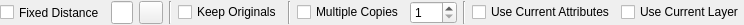
<?xml version="1.0" encoding="UTF-8"?>
<ui version="4.0">
 <class>Ui_ModifyOffsetOptions</class>
 <widget class="QWidget" name="Ui_ModifyOffsetOptions">
  <property name="geometry">
   <rect>
    <x>0</x>
    <y>0</y>
    <width>728</width>
    <height>24</height>
   </rect>
  </property>
  <property name="sizePolicy">
   <sizepolicy hsizetype="Maximum" vsizetype="Preferred">
    <horstretch>0</horstretch>
    <verstretch>0</verstretch>
   </sizepolicy>
  </property>
  <property name="minimumSize">
   <size>
    <width>0</width>
    <height>0</height>
   </size>
  </property>
  <property name="maximumSize">
   <size>
    <width>16777215</width>
    <height>16777215</height>
   </size>
  </property>
  <property name="windowTitle">
   <string>Modify Offset Options</string>
  </property>
  <layout class="QGridLayout" name="gridLayout">
   <property name="leftMargin">
    <number>0</number>
   </property>
   <property name="topMargin">
    <number>1</number>
   </property>
   <property name="rightMargin">
    <number>0</number>
   </property>
   <property name="bottomMargin">
    <number>1</number>
   </property>
   <item row="0" column="11">
    <spacer name="horizontalSpacer">
     <property name="orientation">
      <enum>Qt::Horizontal</enum>
     </property>
     <property name="sizeHint" stdset="0">
      <size>
       <width>0</width>
       <height>20</height>
      </size>
     </property>
    </spacer>
   </item>
   <item row="0" column="7">
    <widget class="QSpinBox" name="sbNumberOfCopies">
     <property name="toolTip">
      <string>Number of copies.</string>
     </property>
     <property name="minimum">
      <number>1</number>
     </property>
     <property name="maximum">
      <number>100</number>
     </property>
    </widget>
   </item>
   <item row="0" column="6">
    <widget class="QCheckBox" name="cbMultipleCopies">
     <property name="toolTip">
      <string>If checked, multiple copies will be created. </string>
     </property>
     <property name="text">
      <string>Multiple Copies</string>
     </property>
    </widget>
   </item>
   <item row="0" column="5">
    <widget class="Line" name="line_2">
     <property name="orientation">
      <enum>Qt::Vertical</enum>
     </property>
    </widget>
   </item>
   <item row="0" column="10">
    <widget class="QCheckBox" name="cbCurrentLayer">
     <property name="toolTip">
      <string>If checked, created entities will be placed into current layer, otherwise they will be in original layers.</string>
     </property>
     <property name="text">
      <string>Use Current Layer</string>
     </property>
    </widget>
   </item>
   <item row="0" column="0">
    <widget class="QCheckBox" name="cbFixedDistance">
     <property name="sizePolicy">
      <sizepolicy hsizetype="Preferred" vsizetype="Preferred">
       <horstretch>0</horstretch>
       <verstretch>0</verstretch>
      </sizepolicy>
     </property>
     <property name="toolTip">
      <string>If checked, fixes of distance of offset will be used, otherwise it will be defined by mouse.</string>
     </property>
     <property name="text">
      <string>Fixed Distance</string>
     </property>
    </widget>
   </item>
   <item row="0" column="9">
    <widget class="QCheckBox" name="cbCurrentAttr">
     <property name="toolTip">
      <string>If checked, current attributes will be applied to created entities, otherwise original ones will be used. </string>
     </property>
     <property name="text">
      <string>Use Current Attributes</string>
     </property>
    </widget>
   </item>
   <item row="0" column="3">
    <widget class="Line" name="line_3">
     <property name="orientation">
      <enum>Qt::Vertical</enum>
     </property>
    </widget>
   </item>
   <item row="0" column="4">
    <widget class="QCheckBox" name="cbKeepOriginals">
     <property name="toolTip">
      <string>If checked, original entities will survive, otherwise they will be removed. </string>
     </property>
     <property name="text">
      <string>Keep Originals</string>
     </property>
    </widget>
   </item>
   <item row="0" column="1">
    <widget class="QLineEdit" name="leDist">
     <property name="sizePolicy">
      <sizepolicy hsizetype="Preferred" vsizetype="Preferred">
       <horstretch>0</horstretch>
       <verstretch>0</verstretch>
      </sizepolicy>
     </property>
     <property name="maximumSize">
      <size>
       <width>60</width>
       <height>16777215</height>
      </size>
     </property>
     <property name="toolTip">
      <string>Distance for offset from original entity</string>
     </property>
    </widget>
   </item>
   <item row="0" column="8">
    <widget class="Line" name="line">
     <property name="orientation">
      <enum>Qt::Vertical</enum>
     </property>
    </widget>
   </item>
   <item row="0" column="2">
    <widget class="QToolButton" name="tbPickDistance">
     <property name="toolTip">
      <string>Pick distance from the drawing</string>
     </property>
     <property name="text">
      <string/>
     </property>
     <property name="icon">
      <iconset resource="../../../../res/icons/icons.qrc">
       <normaloff>:/icons/interactive_pick_distance.lci</normaloff>:/icons/interactive_pick_distance.lci</iconset>
     </property>
    </widget>
   </item>
  </layout>
 </widget>
 <layoutdefault spacing="6" margin="11"/>
 <resources>
  <include location="../../../../res/icons/icons.qrc"/>
 </resources>
 <connections>
  <connection>
   <sender>leDist</sender>
   <signal>textChanged(QString)</signal>
   <receiver>Ui_ModifyOffsetOptions</receiver>
   <slot>updateDist(QString)</slot>
   <hints>
    <hint type="sourcelabel">
     <x>20</x>
     <y>20</y>
    </hint>
    <hint type="destinationlabel">
     <x>55</x>
     <y>10</y>
    </hint>
   </hints>
  </connection>
 </connections>
 <slots>
  <slot>updateDist(QString)</slot>
 </slots>
</ui>
